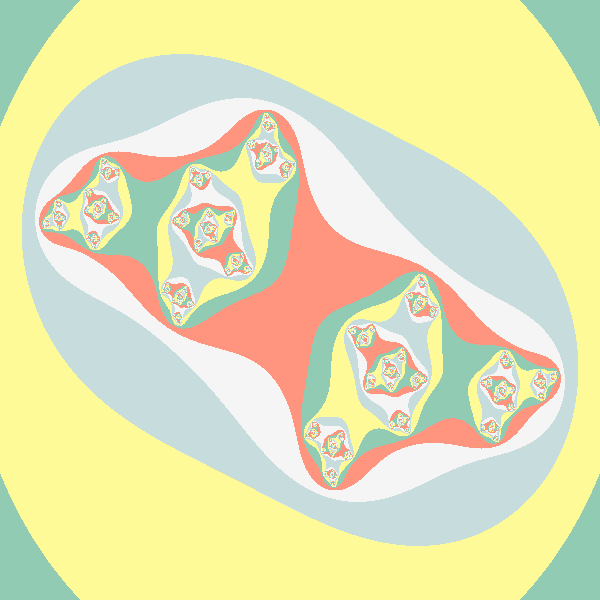
Frame 1 (no input)
Frame 60 (the mouse pressed at the canvas centre just before this capture): identical to frame 1, image omitted
Frame 120 (the mouse held since frame 60 and released just before this capture): identical to frame 1, image omitted

The Processing sketch that drew this single still picture (run headless with seeded random() and noise(); from frame 60 on, the mouse is pressed at the canvas centre):

// Processing sketch: julia_fractal
// ── julia_fractal.pde
float normalised_x;
float normalised_y;

void setup(){
  size(600, 600);
}

  int maxT = 255;
  float xa = -1.8;
  float xb = 1.8;
  float ya = -1.5;
  float yb = 1.5;
  float cReal = 0.3;
  float cImg = 0.25;
  float cDeduction = -0.05;
  
 Complex c = new Complex(cReal * (xb - xa) + xa, cImg * (yb - ya) + ya);

void draw(){

  loadPixels();
  for(int x = 0; x < width; x++ ){
    normalised_x = x * (xb - xa) / (width- 1)  + xa;
    for(int y = 0; y < height; y++){
      normalised_y = y * (yb - ya) / (height - 1)  + ya;
      Complex z = new Complex(normalised_x, normalised_y);
      int final_it = maxT;
      
      for(int it = 0; it < maxT; it++){
        if(z.absolute() > 2.0){
          final_it = it;
          break;
        }
        z = z.multi(z);
        z = z.add(c);
      }
      pixels[x+ width*y] = find_colour(final_it);
    }
  }
  updatePixels();
  
  //cReal += cDeduction;
  //cImg += -cDeduction;
  //if(cReal < -1.7 || cImg > 1.7 || cReal > 1.7 || cImg < -1.7){
  // cDeduction = -cDeduction;
  //}
  //c = new Complex(cReal * (xb - xa) + xa, cImg * (yb - ya) + ya);

}




class Complex {
    float real;   // the real part
    float img;   // the imaginary part

    Complex(float real, float img) {
      this.real = real;
      this.img = img;
    }

    Complex multi(Complex b) {
      float real = this.real * b.real - this.img * b.img;
      float img = this.real * b.img + this.img * b.real;
      return new Complex(real, img);
    }
    
    float absolute(){
      return sqrt(this.real*this.real + this.img*this.img);
    }
    
    Complex add(Complex b){
      return new Complex(this.real + b.real, this.img + b.img);
    }
}

color find_colour(int initial_point){
  color[] colours = {color(145,203,180), color(254,250,151), color(199,220,221), color(245,245,245), color(255,148,127)};
  return colours[initial_point % 5];
}
